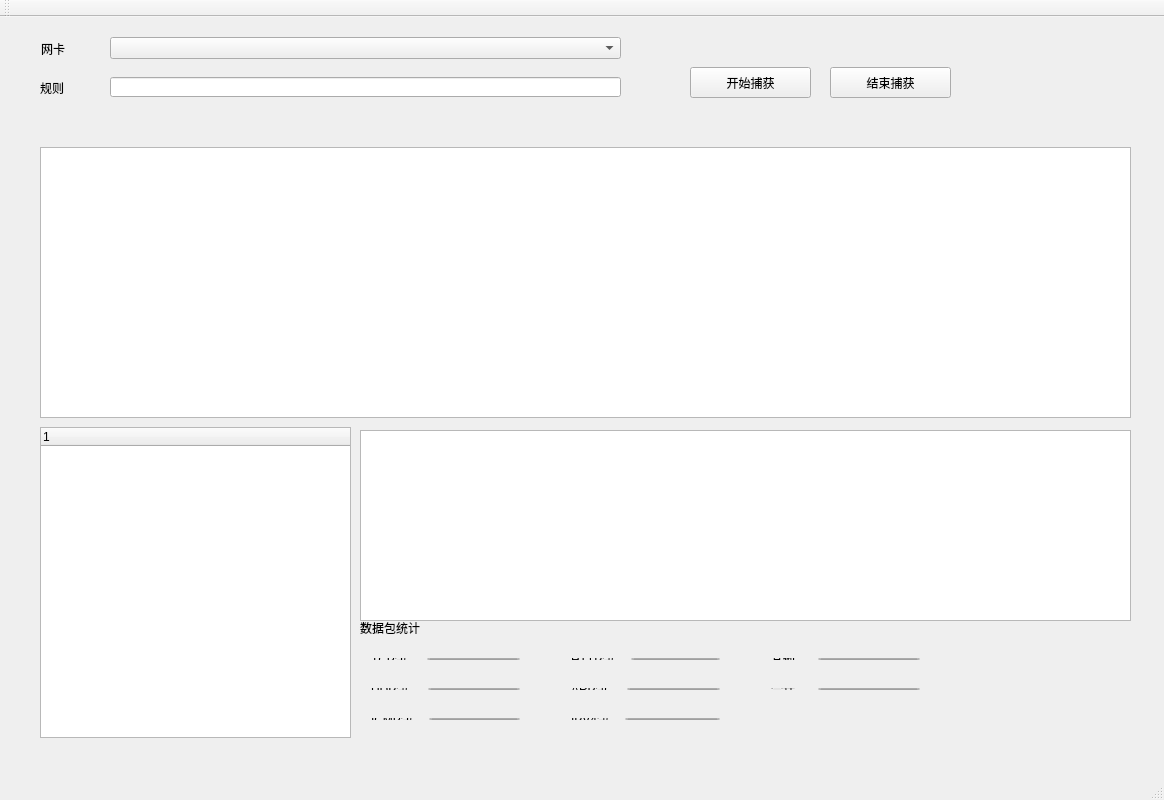
<?xml version="1.0" encoding="UTF-8"?>
<ui version="4.0">
 <class>MainWindow</class>
 <widget class="QMainWindow" name="MainWindow">
  <property name="geometry">
   <rect>
    <x>0</x>
    <y>0</y>
    <width>1164</width>
    <height>800</height>
   </rect>
  </property>
  <property name="windowTitle">
   <string>MainWindow</string>
  </property>
  <widget class="QWidget" name="centralWidget">
   <widget class="QTableWidget" name="showWidget">
    <property name="geometry">
     <rect>
      <x>40</x>
      <y>130</y>
      <width>1091</width>
      <height>271</height>
     </rect>
    </property>
   </widget>
   <widget class="QLabel" name="label">
    <property name="geometry">
     <rect>
      <x>41</x>
      <y>21</y>
      <width>61</width>
      <height>21</height>
     </rect>
    </property>
    <property name="text">
     <string>网卡</string>
    </property>
   </widget>
   <widget class="QComboBox" name="netDevsCombo">
    <property name="geometry">
     <rect>
      <x>110</x>
      <y>20</y>
      <width>511</width>
      <height>22</height>
     </rect>
    </property>
   </widget>
   <widget class="QLabel" name="label_2">
    <property name="geometry">
     <rect>
      <x>40</x>
      <y>60</y>
      <width>51</width>
      <height>21</height>
     </rect>
    </property>
    <property name="text">
     <string>规则</string>
    </property>
   </widget>
   <widget class="QPushButton" name="startBtn">
    <property name="geometry">
     <rect>
      <x>690</x>
      <y>50</y>
      <width>121</width>
      <height>31</height>
     </rect>
    </property>
    <property name="text">
     <string>开始捕获</string>
    </property>
   </widget>
   <widget class="QPushButton" name="finishBtn">
    <property name="geometry">
     <rect>
      <x>830</x>
      <y>50</y>
      <width>121</width>
      <height>31</height>
     </rect>
    </property>
    <property name="text">
     <string>结束捕获</string>
    </property>
   </widget>
   <widget class="QLabel" name="label_3">
    <property name="geometry">
     <rect>
      <x>360</x>
      <y>600</y>
      <width>131</width>
      <height>21</height>
     </rect>
    </property>
    <property name="text">
     <string>数据包统计</string>
    </property>
   </widget>
   <widget class="QWidget" name="layoutWidget">
    <property name="geometry">
     <rect>
      <x>360</x>
      <y>660</y>
      <width>171</width>
      <height>24</height>
     </rect>
    </property>
    <layout class="QHBoxLayout" name="horizontalLayout_2">
     <item>
      <widget class="QLabel" name="label_5">
       <property name="text">
        <string>UDP包    </string>
       </property>
      </widget>
     </item>
     <item>
      <widget class="QLineEdit" name="udpEdit">
       <property name="readOnly">
        <bool>true</bool>
       </property>
      </widget>
     </item>
    </layout>
   </widget>
   <widget class="QWidget" name="layoutWidget1">
    <property name="geometry">
     <rect>
      <x>360</x>
      <y>690</y>
      <width>171</width>
      <height>24</height>
     </rect>
    </property>
    <layout class="QHBoxLayout" name="horizontalLayout_3">
     <item>
      <widget class="QLabel" name="label_6">
       <property name="text">
        <string>ICMP包   </string>
       </property>
      </widget>
     </item>
     <item>
      <widget class="QLineEdit" name="icmpEdit">
       <property name="readOnly">
        <bool>true</bool>
       </property>
      </widget>
     </item>
    </layout>
   </widget>
   <widget class="QWidget" name="layoutWidget2">
    <property name="geometry">
     <rect>
      <x>560</x>
      <y>630</y>
      <width>171</width>
      <height>24</height>
     </rect>
    </property>
    <layout class="QHBoxLayout" name="horizontalLayout_4">
     <item>
      <widget class="QLabel" name="label_8">
       <property name="text">
        <string>HTTP包   </string>
       </property>
      </widget>
     </item>
     <item>
      <widget class="QLineEdit" name="httpEdit">
       <property name="readOnly">
        <bool>true</bool>
       </property>
      </widget>
     </item>
    </layout>
   </widget>
   <widget class="QWidget" name="layoutWidget3">
    <property name="geometry">
     <rect>
      <x>560</x>
      <y>660</y>
      <width>171</width>
      <height>24</height>
     </rect>
    </property>
    <layout class="QHBoxLayout" name="horizontalLayout_5">
     <item>
      <widget class="QLabel" name="label_9">
       <property name="text">
        <string>ARP包    </string>
       </property>
      </widget>
     </item>
     <item>
      <widget class="QLineEdit" name="arpEdit">
       <property name="readOnly">
        <bool>true</bool>
       </property>
      </widget>
     </item>
    </layout>
   </widget>
   <widget class="QWidget" name="layoutWidget4">
    <property name="geometry">
     <rect>
      <x>560</x>
      <y>690</y>
      <width>171</width>
      <height>24</height>
     </rect>
    </property>
    <layout class="QHBoxLayout" name="horizontalLayout_8">
     <item>
      <widget class="QLabel" name="label_7">
       <property name="text">
        <string>IPV4包   </string>
       </property>
      </widget>
     </item>
     <item>
      <widget class="QLineEdit" name="ipv4Edit">
       <property name="readOnly">
        <bool>true</bool>
       </property>
      </widget>
     </item>
    </layout>
   </widget>
   <widget class="QWidget" name="layoutWidget5">
    <property name="geometry">
     <rect>
      <x>760</x>
      <y>630</y>
      <width>171</width>
      <height>24</height>
     </rect>
    </property>
    <layout class="QHBoxLayout" name="horizontalLayout_9">
     <item>
      <widget class="QLabel" name="label_11">
       <property name="text">
        <string>其他     </string>
       </property>
      </widget>
     </item>
     <item>
      <widget class="QLineEdit" name="otherEdit">
       <property name="readOnly">
        <bool>true</bool>
       </property>
      </widget>
     </item>
    </layout>
   </widget>
   <widget class="QWidget" name="layoutWidget6">
    <property name="geometry">
     <rect>
      <x>760</x>
      <y>660</y>
      <width>171</width>
      <height>24</height>
     </rect>
    </property>
    <layout class="QHBoxLayout" name="horizontalLayout_10">
     <item>
      <widget class="QLabel" name="label_14">
       <property name="text">
        <string>合计     </string>
       </property>
      </widget>
     </item>
     <item>
      <widget class="QLineEdit" name="totalEdit">
       <property name="readOnly">
        <bool>true</bool>
       </property>
      </widget>
     </item>
    </layout>
   </widget>
   <widget class="QWidget" name="layoutWidget7">
    <property name="geometry">
     <rect>
      <x>360</x>
      <y>630</y>
      <width>171</width>
      <height>24</height>
     </rect>
    </property>
    <layout class="QHBoxLayout" name="horizontalLayout">
     <item>
      <widget class="QLabel" name="label_4">
       <property name="text">
        <string>TCP包    </string>
       </property>
      </widget>
     </item>
     <item>
      <widget class="QLineEdit" name="tcpEdit">
       <property name="readOnly">
        <bool>true</bool>
       </property>
      </widget>
     </item>
    </layout>
   </widget>
   <widget class="QTreeWidget" name="protoWidget">
    <property name="geometry">
     <rect>
      <x>40</x>
      <y>410</y>
      <width>311</width>
      <height>311</height>
     </rect>
    </property>
    <column>
     <property name="text">
      <string notr="true">1</string>
     </property>
    </column>
   </widget>
   <widget class="QTextEdit" name="textEdit">
    <property name="geometry">
     <rect>
      <x>360</x>
      <y>413</y>
      <width>771</width>
      <height>191</height>
     </rect>
    </property>
   </widget>
   <widget class="QLineEdit" name="filterLineEdit">
    <property name="geometry">
     <rect>
      <x>110</x>
      <y>60</y>
      <width>511</width>
      <height>20</height>
     </rect>
    </property>
   </widget>
  </widget>
  <widget class="QMenuBar" name="menuBar">
   <property name="geometry">
    <rect>
     <x>0</x>
     <y>0</y>
     <width>1164</width>
     <height>17</height>
    </rect>
   </property>
  </widget>
  <widget class="QToolBar" name="mainToolBar">
   <attribute name="toolBarArea">
    <enum>TopToolBarArea</enum>
   </attribute>
   <attribute name="toolBarBreak">
    <bool>false</bool>
   </attribute>
  </widget>
  <widget class="QStatusBar" name="statusBar"/>
 </widget>
 <layoutdefault spacing="6" margin="11"/>
 <resources/>
 <connections/>
</ui>
